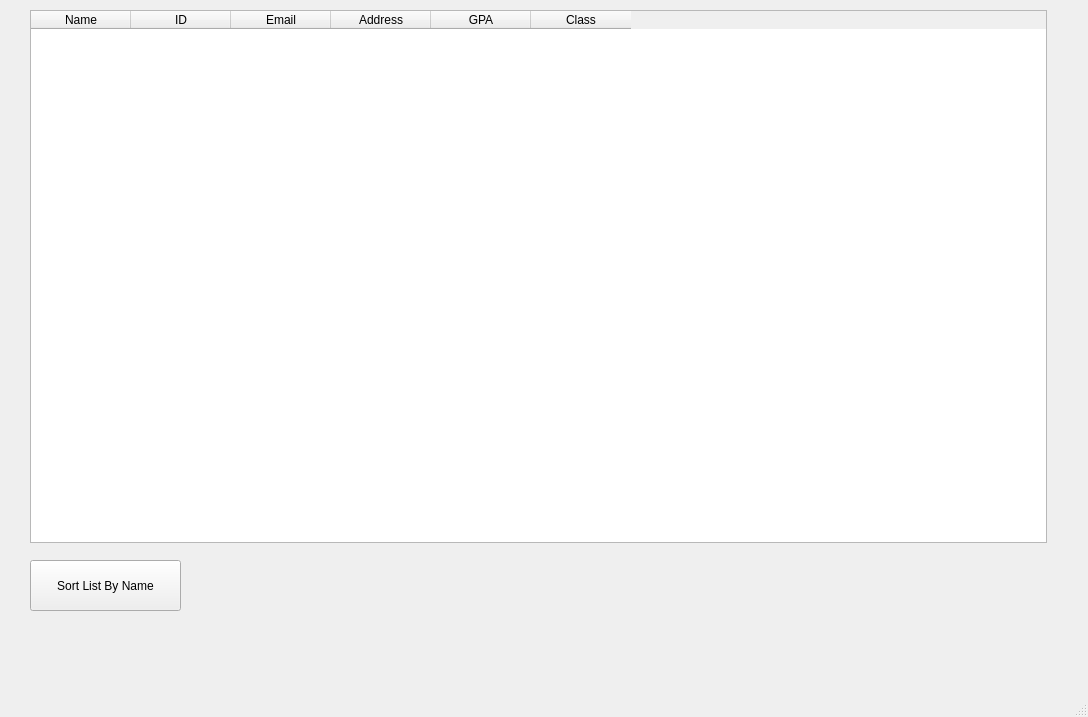
<?xml version="1.0" encoding="UTF-8"?>
<ui version="4.0">
 <class>ViewAllStudent</class>
 <widget class="QMainWindow" name="ViewAllStudent">
  <property name="geometry">
   <rect>
    <x>0</x>
    <y>0</y>
    <width>1088</width>
    <height>717</height>
   </rect>
  </property>
  <property name="windowTitle">
   <string>MainWindow</string>
  </property>
  <widget class="QWidget" name="centralwidget">
   <widget class="QTableWidget" name="tableWidget">
    <property name="geometry">
     <rect>
      <x>30</x>
      <y>10</y>
      <width>1017</width>
      <height>533</height>
     </rect>
    </property>
    <property name="columnCount">
     <number>6</number>
    </property>
    <column>
     <property name="text">
      <string>Name</string>
     </property>
    </column>
    <column>
     <property name="text">
      <string>ID</string>
     </property>
    </column>
    <column>
     <property name="text">
      <string>Email</string>
     </property>
    </column>
    <column>
     <property name="text">
      <string>Address</string>
     </property>
    </column>
    <column>
     <property name="text">
      <string>GPA</string>
     </property>
    </column>
    <column>
     <property name="text">
      <string>Class</string>
     </property>
    </column>
   </widget>
   <widget class="QPushButton" name="pushButton_name">
    <property name="geometry">
     <rect>
      <x>30</x>
      <y>560</y>
      <width>151</width>
      <height>51</height>
     </rect>
    </property>
    <property name="text">
     <string>Sort List By Name</string>
    </property>
   </widget>
  </widget>
  <widget class="QMenuBar" name="menubar">
   <property name="geometry">
    <rect>
     <x>0</x>
     <y>0</y>
     <width>1088</width>
     <height>24</height>
    </rect>
   </property>
  </widget>
  <widget class="QStatusBar" name="statusbar"/>
 </widget>
 <resources/>
 <connections/>
</ui>
